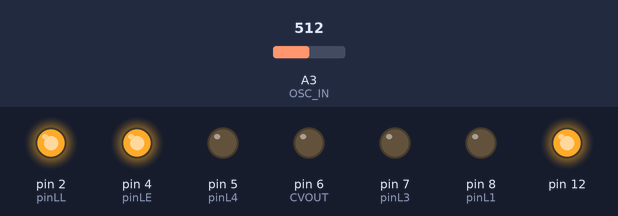
Bench run of a sketch on a simulated Arduino Uno, built with avr-gcc and run on an emulated ATmega328P. On the bench: output pins drawn as LEDs (lit = HIGH). The inputs (shaded band) are chosen by the test bench; at power-on: A3 (OSC_IN) = 512.

Above: at 3.5 s.
At 8.5 s:
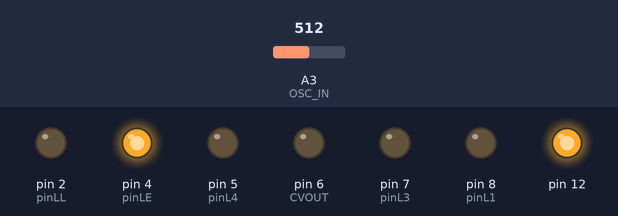
Timing chart, 0 to 12.5 s (numbered marks = the images above):
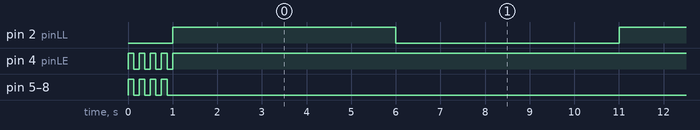

The sketch:

STuner.ino
```cpp
// VERSION 0
// KDS 2022-10-05 simple tuner
// plan is to
// read an oscilator, estimate the frequency,
// send 1 volt to it
// reestimate freq and display tuning performance on some leds
// iterate against 0/1v outputs


//// warning these pinouts are different on PCB vs the stripboard
//int LAYOUT_VERSION = 0; // 0 is the protoboard veroboard device
int LAYOUT_VERSION = 1; // 1 is the v101 PCB
// pin assignment variables:
// willbe set in setup() at runtime
int pinL1 ; // lowest LED
int pinL2 ; // led for low tune
int pinL3 ; // led for good tune
int pinL4 ; // led for high tune
int pinL5 ; // led for highest tuning
int pinLL ; // led for too log frequency
int pinLE ; // led for read errors
int CVOUT ; // output CV digital high/low
int OSC_IN ; // reading signal


bool DEBUG=0;

// nine states is eight thresholds
float Threshold0 = 1.25f; // plus the error condition for inversion upon misreads
float Threshold1 = 2.0f - 0.25f;
float Threshold2 = 2.0f - 0.10f;
float Threshold3 = 2.0f - 0.05f;
float Threshold4 = 2.0f - 0.0125f;
float Threshold5 = 2.0f + 0.0125f;
float Threshold6 = 2.0f + 0.05f;
float Threshold7 = 2.0f + 0.10f;
float Threshold8 = 2.0f + 0.25f;


// these globals tally zero crossings and hold them
int ACCUMULATOR = 0;
int LOWREAD = 100;
int HIGHREAD = 200;

// these are adjusted over time as we watch the signal in
int minLevel = 1000;
int maxLevel = 0;
int lThresh = 250;
int hThresh = 750;
bool isLow = true; // flipflop memory


bool lowmode = true; // output cv tone 0.5V
long lastTime = -99999; // start in the past so we get immediate response
int timeGap = 5000;


int Regress(int input){
  float newValue;
  newValue = (float)(input) * 0.98 + 10;//(float)(500) * 0.02;
  return(newValue);
}

void SignalWatcher(){
  int newValue = analogRead(OSC_IN);
  // of a 1024 pin??

  // revamp range
  maxLevel = Regress(maxLevel);
  minLevel = Regress(minLevel);
  if(newValue > maxLevel){
    maxLevel = newValue + 1;
  }
  if(newValue < minLevel){
    minLevel = newValue - 1;
  }
  // adjust the hysteresis line to the new range.
  lThresh = 0.40 * (maxLevel - minLevel) + minLevel;
  hThresh = 0.60 * (maxLevel - minLevel) + minLevel;
  // count a flipflop
  if(isLow && newValue > hThresh){
    isLow = false;
    ACCUMULATOR ++;
  }else if(!isLow && newValue < lThresh){
    isLow = true;
    ACCUMULATOR ++; // count both crossings
  }
}

void allOff(){
    digitalWrite(pinL1,LOW);
    digitalWrite(pinL2,LOW);
    digitalWrite(pinL3,LOW);
    digitalWrite(pinL4,LOW);
    digitalWrite(pinL5,LOW);
    digitalWrite(pinLE,LOW);
    digitalWrite(pinLL,LOW);
}

void Display(){
  float octave = ((float)HIGHREAD) / ((float)LOWREAD);
  allOff();
  if(octave < Threshold0){ // mark for Errors
    digitalWrite(pinLE,HIGH);
  }else if(octave < Threshold1){
    digitalWrite(pinL1,HIGH);
  }else if(octave < Threshold2){
    digitalWrite(pinL1,HIGH);
    digitalWrite(pinL2,HIGH);
  }else if(octave < Threshold3){
    digitalWrite(pinL2,HIGH);
  }else if(octave < Threshold4){
    digitalWrite(pinL2,HIGH);
    digitalWrite(pinL3,HIGH);
  }else if(octave < Threshold5){
    digitalWrite(pinL3,HIGH);
  }else if(octave < Threshold6){
    digitalWrite(pinL3,HIGH);
    digitalWrite(pinL4,HIGH);
  }else if(octave < Threshold7){
    digitalWrite(pinL4,HIGH);
  }else if(octave < Threshold8){
    digitalWrite(pinL4,HIGH);
    digitalWrite(pinL5,HIGH);
  }else{
    digitalWrite(pinL5,HIGH);
  }
  if(LOWREAD < 111){ // mark for inaccuracy
    digitalWrite(pinLL,HIGH);
  }
}


void GoHighMode(){
  // just finished a low mode, estimate tuning
  //analogWrite(CVOUT, 153); //   3/5 OF 255
  digitalWrite(CVOUT, 1);
  //LOWREAD = (LOWREAD + ACCUMULATOR)/2;
  LOWREAD = ACCUMULATOR;
  ACCUMULATOR = 0;

  lowmode=false;
}


void GoLowMode(){
  // just finished a high mode, estimate tuning
  //analogWrite(CVOUT, 51); //   1/5 OF 255
  digitalWrite(CVOUT, 0);
  //HIGHREAD = (HIGHREAD + ACCUMULATOR)/2;
  HIGHREAD = ACCUMULATOR;
  ACCUMULATOR = 0;

  lowmode=true;
}

#define LEDTESTTIME 125
void ledTest(){

  for(int i=0;i<4;i++){
    digitalWrite(pinL1,1);
    digitalWrite(pinL2,1);
    digitalWrite(pinL3,1);
    digitalWrite(pinL4,1);
    digitalWrite(pinL5,1);
    delay(LEDTESTTIME);
    digitalWrite(pinL1,0);
    digitalWrite(pinL2,0);
    digitalWrite(pinL3,0);
    digitalWrite(pinL4,0);
    digitalWrite(pinL5,0);
    delay(LEDTESTTIME);
  }

}

// put your setup code here, to run once:
void setup() {

  if(LAYOUT_VERSION==0){
    pinL1 = 11;
    pinL2 = 9;
    pinL3 = 7;
    pinL4 = 5;
    pinL5 = 3;
    pinLL = 2;
    pinLE = 4;
    CVOUT = 6;
    OSC_IN = A3;
  }
  if(LAYOUT_VERSION==1){
    pinL1 = 8;
    pinL2 = 7;
    pinL3 = 6;
    pinL4 = 5;
    pinL5 = 4;
    pinLL = 10;
    pinLE = 11;
    CVOUT = 2;
    OSC_IN = A3;
  }


   // outputs
  pinMode(pinL1, OUTPUT);
  pinMode(pinL2, OUTPUT);
  pinMode(pinL3, OUTPUT);
  pinMode(pinL4, OUTPUT);
  pinMode(pinL5, OUTPUT);

  // inputs
  pinMode(OSC_IN, INPUT);

   if(DEBUG){
    Serial.begin(9600);
   }

   //initialize the PWMs
   pinMode(CVOUT, OUTPUT);
   //noTone(CVOUT);
   //analogWrite(CVOUT, 51);
   digitalWrite(CVOUT, 0);

  // leave a pin held high so user can probe for the software's running
   pinMode(12, OUTPUT);
   digitalWrite(12,HIGH);

  ledTest();

}// done setup()


int iteration = 0;
void loop() {

  long newTime = millis();
  long elapsed = newTime - lastTime;
  if(elapsed > timeGap){
    lastTime = newTime;
    // flip modes
    if(lowmode){
      GoHighMode();
    }else{
      GoLowMode();
      if(iteration++ > 4)
        timeGap = 500;
    }
    Display();
  }
  if(elapsed > 2) { // skip the slew
    // look for zero-crossings
    SignalWatcher();
  }
}
```

Measured:
- by itself, pin 2 (pinLL): alternates HIGH for 5.0 s and LOW for 5.0 s
- by itself, pin 4 (pinLE): alternates HIGH for 0.13 s and LOW for 0.13 s, 8 changes in all, then stays HIGH
